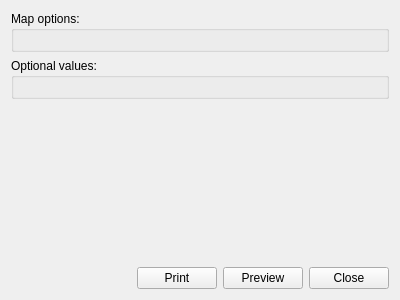
<?xml version="1.0" encoding="UTF-8"?>
<ui version="4.0">
 <class>dlg_fastprint</class>
 <widget class="QDialog" name="dlg_fastprint">
  <property name="geometry">
   <rect>
    <x>0</x>
    <y>0</y>
    <width>400</width>
    <height>300</height>
   </rect>
  </property>
  <property name="windowTitle">
   <string>Dialog</string>
  </property>
  <layout class="QGridLayout" name="gridLayout">
   <item row="3" column="0">
    <layout class="QHBoxLayout" name="horizontalLayout_2">
     <item>
      <spacer name="horizontalSpacer_2">
       <property name="orientation">
        <enum>Qt::Horizontal</enum>
       </property>
       <property name="sizeHint" stdset="0">
        <size>
         <width>40</width>
         <height>20</height>
        </size>
       </property>
      </spacer>
     </item>
     <item>
      <widget class="QPushButton" name="btn_print">
       <property name="focusPolicy">
        <enum>Qt::NoFocus</enum>
       </property>
       <property name="text">
        <string>Print</string>
       </property>
      </widget>
     </item>
     <item>
      <widget class="QPushButton" name="btn_preview">
       <property name="focusPolicy">
        <enum>Qt::NoFocus</enum>
       </property>
       <property name="text">
        <string>Preview</string>
       </property>
      </widget>
     </item>
     <item>
      <widget class="QPushButton" name="btn_close">
       <property name="focusPolicy">
        <enum>Qt::NoFocus</enum>
       </property>
       <property name="text">
        <string>Close</string>
       </property>
      </widget>
     </item>
    </layout>
   </item>
   <item row="1" column="0">
    <widget class="QGroupBox" name="grb_option_values">
     <property name="title">
      <string>Optional values:</string>
     </property>
     <layout class="QGridLayout" name="gridLayout_4">
      <item row="0" column="0">
       <layout class="QGridLayout" name="data_2"/>
      </item>
     </layout>
    </widget>
   </item>
   <item row="0" column="0">
    <widget class="QGroupBox" name="grb_map_options">
     <property name="title">
      <string>Map options:</string>
     </property>
     <layout class="QGridLayout" name="gridLayout_2">
      <item row="0" column="0">
       <layout class="QGridLayout" name="data_1"/>
      </item>
     </layout>
    </widget>
   </item>
   <item row="2" column="0">
    <spacer name="verticalSpacer">
     <property name="orientation">
      <enum>Qt::Vertical</enum>
     </property>
     <property name="sizeHint" stdset="0">
      <size>
       <width>20</width>
       <height>40</height>
      </size>
     </property>
    </spacer>
   </item>
  </layout>
 </widget>
 <resources/>
 <connections/>
</ui>
